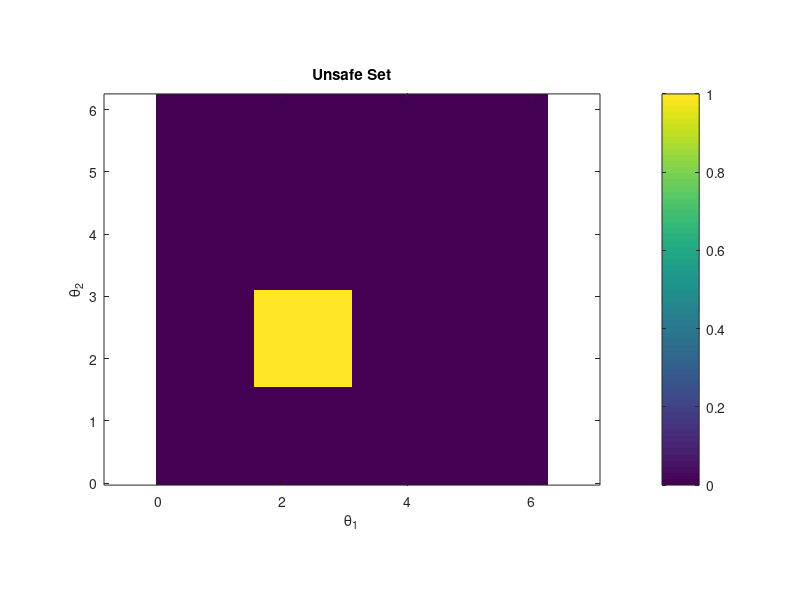
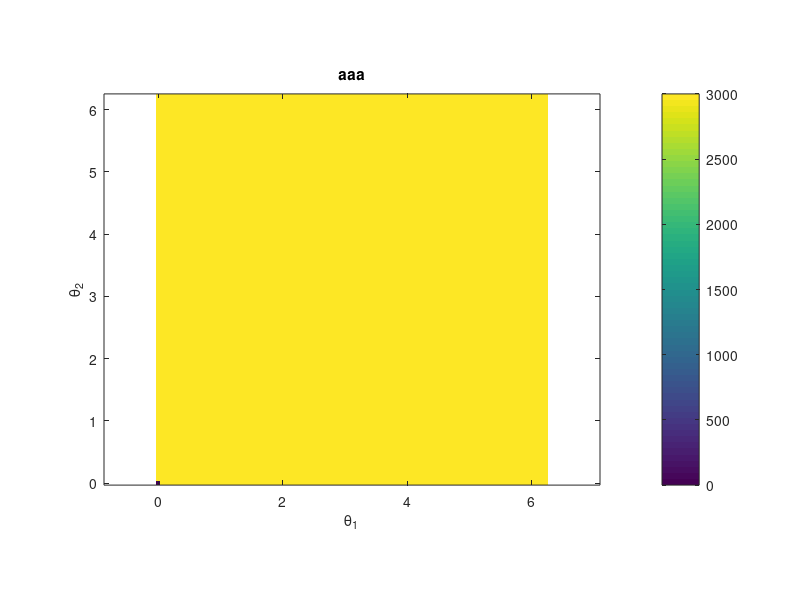

Reproduce these figures in MATLAB, in order. (Note: this script raises an error after producing the figures.)
clear all
close all
clc

N = 100; % number of grid points in each direction
theta1 = linspace(0,2*pi,N+1); % x-coordinates
theta1 = theta1(1:N);

theta2 = linspace(0,2*pi,N+1); % y-coordinates
theta2 = theta2(1:N);

h = theta1(2) - theta2(1); % grid spacing

[Theta1,Theta2] = meshgrid(theta1, theta2);


% Step 2: Choose a target point using array indices
theta1_goal = round(0);
theta2_goal = round(0);


[~, target_j] = min(abs(theta1-theta1_goal));
[~, target_i] = min(abs(theta2-theta2_goal));

% Physical coordinates of the target
unsafe = false(N, N);

unsafe(Theta2 > pi/2 & Theta2 < pi & Theta1 > pi/2 & Theta1 < pi) = true;

if ~isequal(size(unsafe), [N, N])
    error('unsafe must be an N-by-N matrix.');
end

if unsafe(target_i, target_j) == true
    error('The target configuration is inside the unsafe set.');
end

% Plot unsafe to inspect it.
figure;
imagesc(theta1,theta2,unsafe);
set(gca,'YDir','normal');
axis equal tight;
colorbar;
xlabel('\theta_1');
ylabel('\theta_2');
title('Unsafe Set');

% Step 4: Initialize U
U = 3000 * ones(N, N);

U(target_i,target_j) = 0;
U(unsafe) = Inf;

if isinf(U(target_i,target_j))
    error('Target was marked as unsafe.');
end

figure;
imagesc(theta1,theta2,U);
set(gca,'YDir','normal');
axis equal tight;
colorbar;
xlabel('\theta_1');
ylabel('\theta_2');
title('aaa');

maxIter = 50;
tol = 1e-8;
for iter = 1:maxIter
    U_old = U;
    % Run four periodic sweeps.
    dirs_x = {1:N; N:-1:1; 1:N; N:-1:1};
    dirs_y = {1:N; 1:N; N:-1:1; N:-1:1};
    for d = 1:height(dirs_x)
        for i = dirs_y{d}
            for j = dirs_x{d}
                if i == target_i && j == target_j
                    continue;
                end
                if unsafe(i,j)
                    continue;
                end
                % Get periodic neighbors.
                [i_up,i_down,j_left,j_right] = getPeriodicNeighbors(i, j, N-1);
                % Read neighbor values.
                u_up = U(i_up, j);
                u_down = U(i_down, j);
                u_left = U(i, j_left);
                u_right = U(i, j_right);
                % Compute candidate update.
                u_candidate = localEikonalUpdate(min(u_right, u_left), min(u_up, u_down), h, 1);
                % Accept the update only if it improves U.
                U(i,j) = min(U(i,j), u_candidate);
            end
        end
    end

    % Compute change only where both old and new values are finite.
    finite_mask = isfinite(U) & isfinite(U_old);
    change = max(abs(U(finite_mask) - U_old(finite_mask)));
    disp(['iter = ', num2str(iter), ', change = ', num2str(change)]);
    if change <= tol
        break;
    end
end

figure; 
surf(Theta1, Theta2, U)
colormap(jet);


figure; 
imagesc(theta1, theta2, U)

hold on;
contour(theta1, theta2, U, 15, 'LineWidth', 1.5, 'Color', 'k');
hold off;

figure;
r = 2;
R = 5;

[C, h] = contour(Theta1, Theta2, U, 30);

x = (R + r*cos(Theta1)).*cos(Theta2);
y = (R + r*cos(Theta1)).*sin(Theta2);
z = r*sin(Theta1);
surf(x, y, z, U, 'EdgeColor', 'none');

axis equal tight;
colormap(jet);
shading interp;
colorbar;

hold on;
startIndex = 1;
while startIndex < size(C, 2)
    numVertices = C(2, startIndex);

    t1_line = C(1, startIndex+1 : startIndex+numVertices);
    t2_line = C(2, startIndex+1 : startIndex+numVertices);

    X_line = (R + r * cos(t1_line)) .* cos(t2_line);
    Y_line = (R + r * cos(t1_line)) .* sin(t2_line);
    Z_line = r * sin(t1_line);

    plot3(X_line, Y_line, Z_line, 'LineWidth', 1, 'Color', 'k');

    startIndex = startIndex + numVertices + 1;
end

plot3((R + r * cos(theta1_goal)) .* cos(theta2_goal), (R + r * cos(theta1_goal)) .* sin(theta2_goal), r * sin(theta1_goal), 'x', 'Color', "white", 'MarkerSize', 10, 'LineWidth', 2)

hold off;



U = periodicFastSweepingSolver(theta1, theta2, target_i, target_j, unsafe, tol, maxIter);
torusVisualizer(theta1, theta2, theta1_goal, theta2_goal, U, 25)
